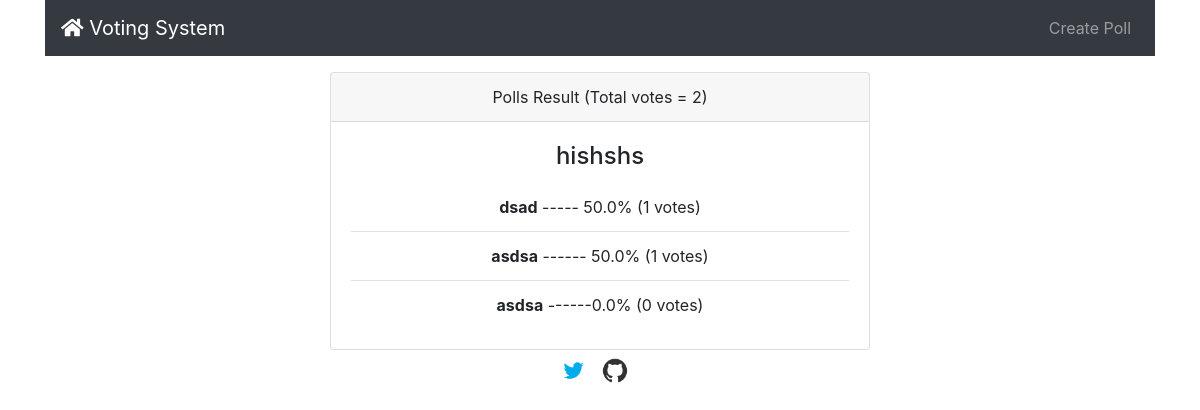
The app's page /result/4 with its own data.
### vote_app/models.py (models this page shows, shortened)
class Vote(models.Model):
    question_text = models.CharField(max_length=250)
    option_one_text = models.CharField(max_length=20,default="a")
    option_two_text = models.CharField(max_length=20,default="b")
    option_three_text = models.CharField(max_length=20,default="c")
    option_one_count = models.IntegerField(default=0)
    option_two_count = models.IntegerField(default=0)
    option_three_count = models.IntegerField(default=0)
    option_one_image_url = models.CharField(max_length=250,default="https://images.unsplash.com/photo-1515549832467-8783363e19b6?ixlib=rb-1.2.1&ixid=eyJhcHBfaWQiOjEyMDd9&auto=format&fit=crop&w=282&q=80")
    option_two_image_url = models.CharField(max_length=250,default="https://images.unsplash.com/photo-1515549832467-8783363e19b6?ixlib=rb-1.2.1&ixid=eyJhcHBfaWQiOjEyMDd9&auto=format&fit=crop&w=282&q=80")
    option_three_image_url = models.CharField(max_length=250,default="https://images.unsplash.com/photo-1515549832467-8783363e19b6?ixlib=rb-1.2.1&ixid=eyJhcHBfaWQiOjEyMDd9&auto=format&fit=crop&w=282&q=80")
    def total(self):
        return self.option_one_count + self.option_two_count + self.option_three_count
    def in_percent_one(self):
        total = self.option_one_count + self.option_two_count + self.option_three_count
        if total > 0:
            result =  self.option_one_count / total *100
            return round(result,1)
        else:
            return 0
    def in_percent_two(self):
        total = self.option_one_count + self.option_two_count + self.option_three_count
        if total > 0:
            result =  self.option_two_count / total *100
            return round(result,1)
        else:
            return 0
    def in_percent_three(self):
        total = self.option_one_count + self.option_two_count + self.option_three_count
        if total > 0:
            result =  self.option_three_count / total *100
            return round(result,1)
        else:
            return 0

### vote_app/views.py (the view)
# urls.py: path('result/<int:vote_id>',views.result,name='result'),
def result(request,vote_id):
    result_of = Vote.objects.get(pk=vote_id)
    return render(request,'vote_app/result.html',{'result':result_of})

### vote_app/templates/vote_app/result.html (shortened to what this page needs)
{% extends 'vote_app/base.html' %}
{% block content %}
<div class="row mt-3">
        <div class="col-md-6 offset-md-3">
            <div class="card text-center">
                <div class="card-header">
                   Polls Result (Total votes = {{ result.total }})
                </div>
                <div class="card-body">
                  <h4 class="card-title">{{ result.question_text }}</h4>
                  <ul class="list-group list-group-flush">
                    <li class="list-group-item "><b>{{ result.option_one_text }}</b> ----- {{ result.in_percent_one  }}%    ({{ result.option_one_count }} votes)</li>
                    <li class="list-group-item"><b>{{ result.option_two_text }}</b>  ------ {{ result.in_percent_two  }}% ({{ result.option_two_count }} votes) </li>
                    <li class="list-group-item"><b>{{ result.option_three_text }}</b> ------{{ result.in_percent_three  }}% ({{ result.option_three_count }} votes)</li>
                  </ul>
                </div>
              </div>
        </div>
  </div>
{% endblock %}

### records on screen
Vote: total "2", question_text "hishshs", option_one_text "dsad", in_percent_one "50.0", option_one_count "1", option_two_text "asdsa", in_percent_two "50.0", option_two_count "1", option_three_text "asdsa", in_percent_three "0.0", option_three_count "0"
